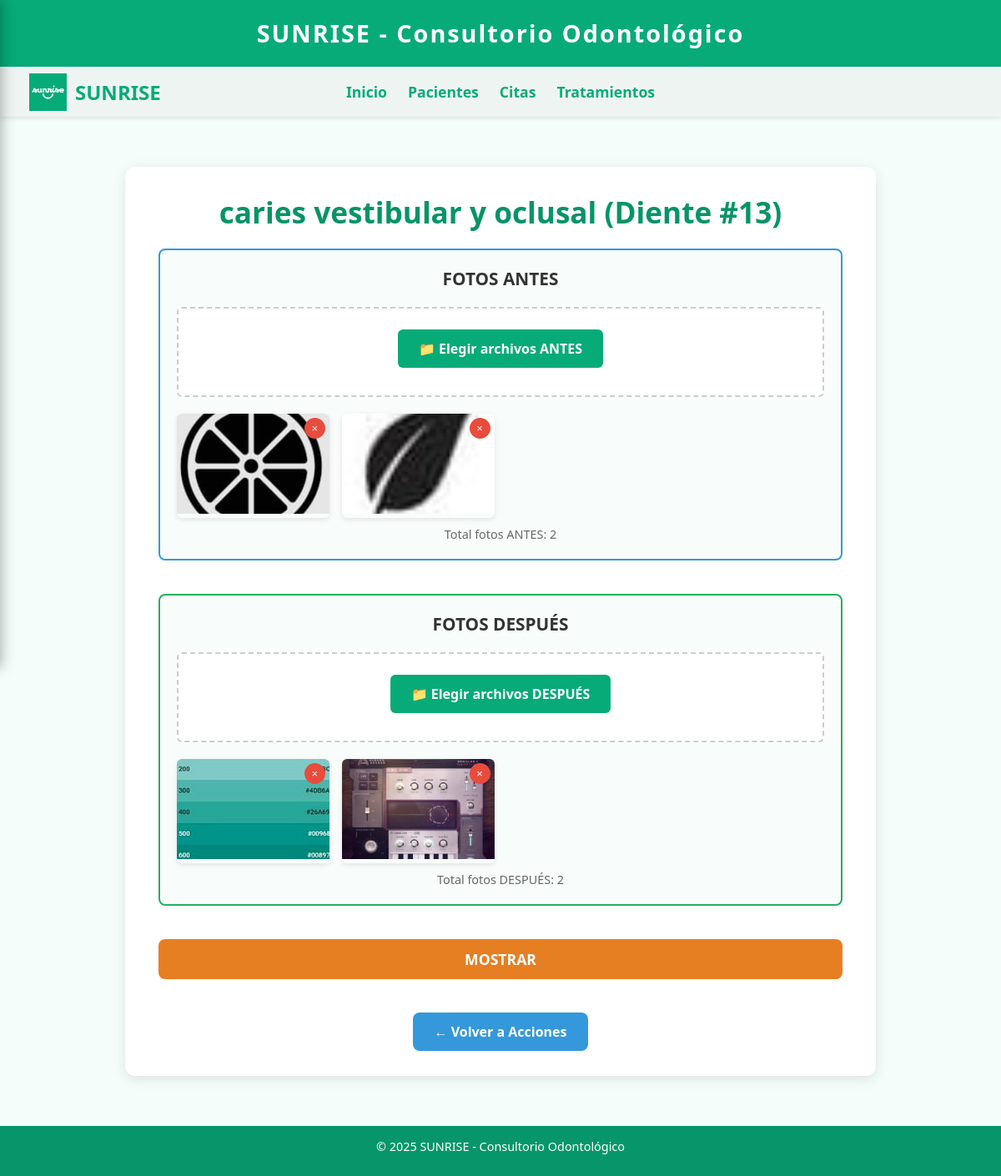
Page /accion-dental/6/galeria/ (signed in) on the committed database.
### SUNRISE/models.py (models this page shows, shortened)
class AccionDental(models.Model):
    paciente = models.ForeignKey(Paciente, on_delete=models.CASCADE, related_name='acciones_dentales')
    diente_numero = models.IntegerField()
    titulo = models.CharField(max_length=200)
    descripcion = models.TextField()
    fecha_creacion = models.DateTimeField(auto_now_add=True)
    fecha_actualizacion = models.DateTimeField(auto_now=True)

class FotoAntes(models.Model):
    accion = models.ForeignKey(AccionDental, on_delete=models.CASCADE, related_name='fotos_antes')
    imagen = models.ImageField(upload_to='acciones_dentales/antes/')
    descripcion = models.CharField(max_length=200, blank=True)
    fecha_creacion = models.DateTimeField(auto_now_add=True)

class FotoDespues(models.Model):
    accion = models.ForeignKey(AccionDental, on_delete=models.CASCADE, related_name='fotos_despues')
    imagen = models.ImageField(upload_to='acciones_dentales/despues/')
    descripcion = models.CharField(max_length=200, blank=True)
    fecha_creacion = models.DateTimeField(auto_now_add=True)

### SUNRISE/views.py (the view, shortened to what this page needs)
@auth_required
def galeria_accion_dental(request, accion_id):
    print(f"🔍 GALERÍA ACCIÓN ID: {accion_id}")
    try:
        accion = get_object_or_404(AccionDental, id=accion_id)
        print(f"✅ Acción para galería: {accion.titulo}")
        context = {
            'accion': accion,
        }
        return render(request, 'galeria_accion_dental.html', context)
    except Exception as e:
        print(f"❌ ERROR en galeria_accion_dental: {e}")
        import traceback
        print(traceback.format_exc())
        return redirect('lista_acciones_dental', paciente_id=1, diente_numero=1)

### SUNRISE/templates/galeria_accion_dental.html (shortened to what this page needs)
{% extends 'base.html' %}
{% load static %}
{% block content %}
<div class="galeria-container">
    <h2>{{ accion.titulo }} (Diente #{{ accion.diente_numero }})</h2>
    <div class="seccion-fotos seccion-antes">
        <h3 class="seccion-titulo">FOTOS ANTES</h3>
        <form method="post" enctype="multipart/form-data" id="formAntes" class="form-subir">
            <div class="file-input-container">
                <label for="fotos_antes" class="file-input-label">
                    📁 Elegir archivos ANTES
                </label>
            </div>
        </form>
        {% if accion.fotos_antes.all %}
            <div class="galeria-grid">
                {% for foto in accion.fotos_antes.all %}
                <div class="foto-item">
    <img src="{{ foto.imagen.url }}" alt="Foto antes {{ forloop.counter }}" class="foto-img">
    <button type="button" class="btn-eliminar-foto" onclick="confirmarEliminacion({{ foto.id }}, 'antes')">×</button>
</div>
                {% endfor %}
            </div>
            <div class="contador-fotos">
                Total fotos ANTES: {{ accion.fotos_antes.all|length }}
            </div>
        {% else %}
            <div class="sin-fotos">📭 No hay fotos ANTES registradas</div>
        {% endif %}
    </div>
    <div class="seccion-fotos seccion-despues">
        <h3 class="seccion-titulo">FOTOS DESPUÉS</h3>
        <form method="post" enctype="multipart/form-data" id="formDespues" class="form-subir">
            <div class="file-input-container">
                <label for="fotos_despues" class="file-input-label">
                    📁 Elegir archivos DESPUÉS
                </label>
            </div>
        </form>
        {% if accion.fotos_despues.all %}
            <div class="galeria-grid">
                {% for foto in accion.fotos_despues.all %}
                <div class="foto-item">
    <img src="{{ foto.imagen.url }}" alt="Foto después {{ forloop.counter }}" class="foto-img">
    <button type="button" class="btn-eliminar-foto" onclick="confirmarEliminacion({{ foto.id }}, 'despues')">×</button>
</div>
                {% endfor %}
            </div>
            <div class="contador-fotos">
                Total fotos DESPUÉS: {{ accion.fotos_despues.all|length }}
            </div>
        {% else %}
            <div class="sin-fotos">📭 No hay fotos DESPUÉS registradas</div>
        {% endif %}
    </div>
    {% if accion.fotos_antes.all or accion.fotos_despues.all %}
    <a href="{% url 'mostrar_galeria_completa' accion.id %}" class="btn-mostrar">MOSTRAR</a>
    {% endif %}
    <div style="text-align: center; margin-top: 20px;">
        <a href="{% url 'lista_acciones_dental' accion.paciente.id accion.diente_numero %}" class="btn-volver">← Volver a Acciones</a>
    </div>
</div>
{% endblock %}

### SUNRISE/templates/base.html (shortened to what this page needs)
<!DOCTYPE html>
<html lang="es">
<head>
</head>
<body>
                    {% load static %}
    <header>
        SUNRISE - Consultorio Odontológico
    </header>
    <nav>
        <div class="logo" id="sidebarToggle">
            <img src="/static/images/logo_sunrise.png" alt="Logo SUNRISE">
            <span style="color:#07AB78; font-weight:bold; font-size:1.5rem;">SUNRISE</span>
        </div>
        <div class="menu">
            <a href="{% url 'home' %}">Inicio</a>
            <a href="{% url 'pacientes' %}">Pacientes</a>
            <a href="{% url 'citas' %}">Citas</a>
            <a href="{% url 'tratamientos' %}">Tratamientos</a>
        </div>
    </nav>
    <div class="content">
        {% block content %}{% endblock %}
    </div>
    <footer>
        &copy; 2025 SUNRISE - Consultorio Odontológico
    </footer>
<link rel="stylesheet" href="https://cdnjs.cloudflare.com/ajax/libs/animate.css/4.1.1/animate.min.css" />
</body>
</html>

### SUNRISE/templates/base.html (style rules this page uses)
* { margin: 0; padding: 0; box-sizing: border-box; }
body { margin: 0; font-family: 'Segoe UI', Tahoma, Geneva, Verdana, sans-serif; background-color: #f4fdf9; color: #333; transition: margin-left 0.3s ease; padding-top: 140px; padding-bottom: 60px; min-height: 100vh; }
header { background-color: #07AB78; padding: 20px; text-align: center; color: white; font-size: 1.8rem; font-weight: bold; letter-spacing: 2px; position: fixed; width: 100%; top: 0; z-index: 1000; height: 80px; }
nav { background-color: #eef4f2; display: flex; align-items: center; padding: 10px 30px; position: fixed; top: 80px; width: 100%; z-index: 1000; box-shadow: 0 2px 5px rgba(0,0,0,0.1); height: 60px; }
.menu { position: absolute; left: 50%; top: 50%; transform: translate(-50%, -50%); display: flex; justify-content: center; gap: 25px; z-index: 2; }
.logo { display: flex; align-items: center; gap: 10px; cursor: pointer; transition: transform 0.3s ease; padding: 5px; border-radius: 5px; }
.logo img { height: 45px; width: 45px; }
.menu { flex: 2; display: flex; justify-content: center; gap: 25px; }
nav a { text-decoration: none; color: #07AB78; font-size: 1.1rem; font-weight: bold; transition: 0.3s; }
.content { text-align: center; padding: 20px; min-height: calc(100vh - 200px); }
.content h2 { color: #069467; font-size: 2.2rem; margin-bottom: 20px; }
footer { background-color: #079669ff; color: white; text-align: center; padding: 15px; position: fixed; bottom: 0; width: 100%; font-size: 0.9rem; box-sizing: border-box; z-index: 1000; transition: margin-left 0.3s ease, width 0.3s ease; height: 60px; }

### SUNRISE/templates/galeria_accion_dental.html (style rules this page uses)
.galeria-container { max-width: 900px; margin: 40px auto; background: #fff; padding: 30px 40px; border-radius: 12px; box-shadow: 0px 4px 16px rgba(0,0,0,0.10); }
h2 { color: #238d15ff; text-align: center; margin-bottom: 30px; }
.seccion-fotos { margin-bottom: 40px; padding: 20px; background: #f8fdfb; border-radius: 8px; border: 2px solid; }
.seccion-antes { border-color: #3498db; }
.seccion-despues { border-color: #27ae60; }
.seccion-titulo { color: #333; font-size: 1.3rem; font-weight: bold; margin-bottom: 20px; text-align: center; }
.form-subir { margin-bottom: 20px; padding: 15px; background: white; border-radius: 6px; border: 2px dashed #ccc; text-align: center; }
.file-input-container { display: inline-block; position: relative; margin: 10px 0; }
.file-input-label { display: inline-block; background: #07AB78; color: white; padding: 12px 25px; border-radius: 6px; cursor: pointer; font-weight: bold; transition: background 0.3s; }
.galeria-grid { display: grid; grid-template-columns: repeat(auto-fill, minmax(150px, 1fr)); gap: 15px; margin-top: 15px; }
.foto-item { position: relative; border-radius: 6px; overflow: hidden; box-shadow: 0px 2px 6px rgba(0,0,0,0.1); transition: transform 0.3s; }
.foto-img { width: 100%; height: 120px; object-fit: cover; }
.btn-eliminar-foto { position: absolute; top: 5px; right: 5px; background: #e74c3c; color: white; border: none; border-radius: 50%; width: 25px; height: 25px; cursor: pointer; font-size: 0.8rem; display: flex; align-items: center; justify-content: center; transition: background 0.3s; }
.btn-mostrar { background: #e67e22; color: white; padding: 12px 30px; border: none; border-radius: 8px; font-size: 1.1rem; font-weight: bold; cursor: pointer; width: 100%; margin-top: 20px; transition: background 0.3s; text-decoration: none; display: block; text-align: center; }
.btn-volver { background: #3498db; color: white; padding: 12px 25px; border: none; border-radius: 8px; text-decoration: none; font-weight: bold; display: inline-block; margin-top: 20px; text-align: center; transition: background 0.3s; }
.contador-fotos { text-align: center; color: #666; font-size: 0.9rem; margin-top: 10px; }

### rows in the picture
AccionDental: titulo "caries vestibular y oclusal", diente_numero "13", fotos_antes.all|length "2", fotos_despues.all|length "2"
FotoAntes: imagen (picture)
FotoAntes: imagen (picture)
FotoDespues: imagen (picture)
FotoDespues: imagen (picture)
